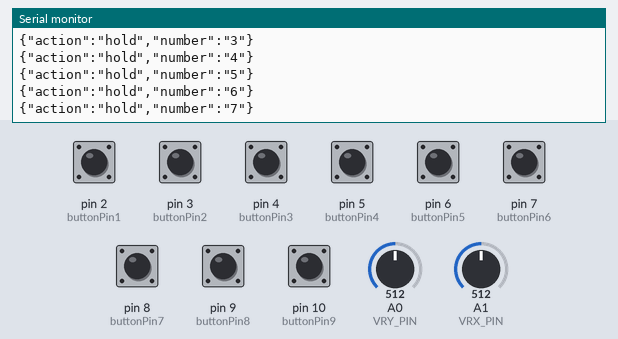
Bench run of a sketch on a simulated Arduino Uno, built with avr-gcc and run on an emulated ATmega328P. Parts: the last lines printed to the serial monitor. Inputs (shaded band) come from the test bench; at power-on: pin 2 (buttonPin1), pin 3 (buttonPin2), pin 4 (buttonPin3), pin 5 (buttonPin4), pin 6 (buttonPin5), pin 7 (buttonPin6), pin 8 (buttonPin7), pin 9 (buttonPin8), pin 10 (buttonPin9) LOW, A0 (VRY_PIN) = 512, A1 (VRX_PIN) = 512.

Above: at 1.2 s.
1.3 s: A0 (VRY_PIN) set to 390
At 1.47 s:
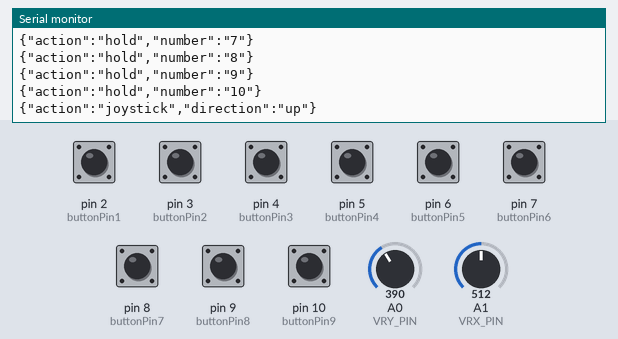
4.3 s: pin 2 (buttonPin1) pulled HIGH for 0.15 s
At 4.48 s:
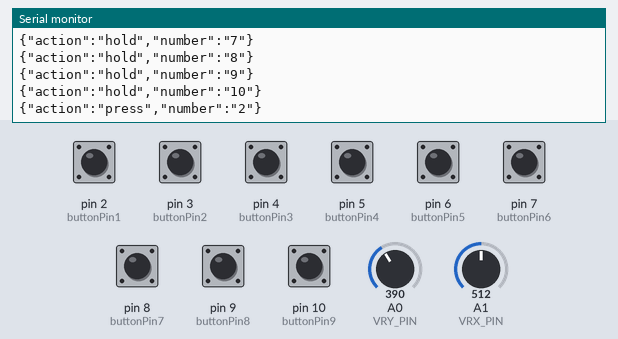
5.9 s: pin 3 (buttonPin2) pulled HIGH for 0.15 s
7.5 s: pin 4 (buttonPin3) pulled HIGH for 0.15 s
9.1 s: pin 6 (buttonPin5) pulled HIGH for 1 s
13.1 s: pin 5 (buttonPin4) pulled HIGH for 0.15 s
Timing chart, 0 to 16.1 s (numbered marks = the images above; inputs shaded):
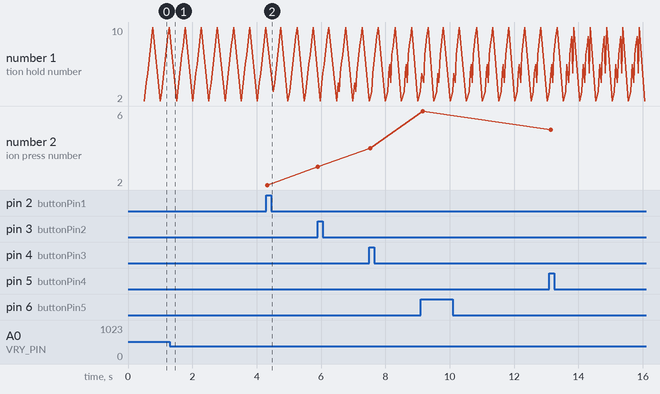

Measured:
- after the input at 1.3 s, the serial monitor: prints a new line at once (image 1)
- after the input at 4.3 s, the serial monitor: prints a new line at once (image 2)

The sketch:

ReadButtonInput.ino
```cpp
// Button Input Detection with Press/Hold Differentiation
// This program reads input from 4 buttons and differentiates between
// quick presses and long holds using timing thresholds

#define VRX_PIN  A1 // Arduino pin connected to VRX pin
#define VRY_PIN  A0 // Arduino pin connected to VRY pin
#define SW_PIN   2  // Arduino pin connected to SW  pin

#define LEFT_THRESHOLD  400
#define RIGHT_THRESHOLD 800
#define UP_THRESHOLD    400
#define DOWN_THRESHOLD  800

#define COMMAND_NO     0x00
#define COMMAND_LEFT   0x01
#define COMMAND_RIGHT  0x02
#define COMMAND_UP     0x04
#define COMMAND_DOWN   0x08

int xValue = 0 ; // To store value of the X axis
int yValue = 0 ; // To store value of the Y axis
int command = COMMAND_NO;
int lastCommand = COMMAND_NO; // Track the last command sent for debouncing

// Pin definitions for the 4 buttons
const int buttonPin1 = 2;  // Button 1 connected to digital pin 2
const int buttonPin2 = 3;  // Button 2 connected to digital pin 3
const int buttonPin3 = 4;  // Button 3 connected to digital pin 4
const int buttonPin4 = 5;  // Button 4 connected to digital pin 5
const int buttonPin5 = 6;  // Button 5 connected to digital pin 6
const int buttonPin6 = 7;  // Button 6 connected to digital pin 7
const int buttonPin7 = 8;  // Button 7 connected to digital pin 8
const int buttonPin8 = 9;  // Button 8 connected to digital pin 9
const int buttonPin9 = 10;  // Button 9 connected to digital pin 10

// Timing and state tracking variables
unsigned long buttonPressTime1 = 0;  // Stores when button 1 was pressed
unsigned long buttonPressTime2 = 0;  // Stores when button 2 was pressed
unsigned long buttonPressTime3 = 0;  // Stores when button 3 was pressed
unsigned long buttonPressTime4 = 0;  // Stores when button 4 was pressed
unsigned long buttonPressTime5 = 0;  // Stores when button 5 was pressed
unsigned long buttonPressTime6 = 0;  // Stores when button 6 was pressed
unsigned long buttonPressTime7 = 0;  // Stores when button 7 was pressed
unsigned long buttonPressTime8 = 0;  // Stores when button 8 was pressed
unsigned long buttonPressTime9 = 0;  // Stores when button 9 was pressed

// Button state tracking flags
bool buttonWasPressed1 = false;  // Tracks if button 1 was previously pressed
bool buttonWasPressed2 = false;  // Tracks if button 2 was previously pressed
bool buttonWasPressed3 = false;  // Tracks if button 3 was previously pressed
bool buttonWasPressed4 = false;  // Tracks if button 4 was previously pressed
bool buttonWasPressed5 = false;  // Tracks if button 5 was previously pressed
bool buttonWasPressed6 = false;  // Tracks if button 6 was previously pressed
bool buttonWasPressed7 = false;  // Tracks if button 7 was previously pressed
bool buttonWasPressed8 = false;  // Tracks if button 8 was previously pressed
bool buttonWasPressed9 = false;  // Tracks if button 9 was previously pressed

// Configuration
const unsigned long HOLD_THRESHOLD = 500;  // Time in milliseconds to consider a hold (500ms)

void setup()
{
  // Initialize serial communication at 9600 baud rate
  Serial.begin(9600);
  Serial.print("Hello");  // Initial connection message

  // Configure all button pins as inputs
  pinMode(buttonPin1, INPUT);
  pinMode(buttonPin2, INPUT);
  pinMode(buttonPin3, INPUT);
  pinMode(buttonPin4, INPUT);
  pinMode(buttonPin5, INPUT);
  pinMode(buttonPin6, INPUT);
  pinMode(buttonPin7, INPUT);
  pinMode(buttonPin8, INPUT);
  pinMode(buttonPin9, INPUT);
}

// ideally we only want to check the released event, pressed event is used to mainly track the hold time
// once release event comes we decide based on the hold time
void checkButton(int buttonPin, unsigned long &pressTime, bool &wasPressed, int buttonNumber) {
  int buttonState = digitalRead(buttonPin);  // Read current button state

  if (buttonState == LOW) {  // Button is pressed (LOW due to pull-up)
    if (!wasPressed) {  // Button was just pressed (transition from HIGH to LOW)
      pressTime = millis();  // Record the time of press
      wasPressed = true;     // Update state tracking
    } else {  // Button is being held down
      unsigned long currentTime = millis();
      // if held longer than the time we set as the threshold for considering it as a hold, send a hold event
      if (currentTime - pressTime >= HOLD_THRESHOLD) {  // Check if held long enough
        // Send hold event JSON
        Serial.println("{\"action\":\"hold\",\"number\":\"" + String(buttonNumber) + "\"}");
        pressTime = currentTime;  // Reset timer to prevent multiple hold messages
      }
    }
  // if released and lower than the time we set as the threshold for considering it as a hold, send a press event
  } else {  // Button is released (HIGH)
    if (wasPressed) {  // Button was just released (transition from LOW to HIGH)
      unsigned long pressDuration = millis() - pressTime;  // Calculate how long button was pressed
      if (pressDuration < HOLD_THRESHOLD) {  // If pressed for less than threshold
        // Send press event JSON
        Serial.println("{\"action\":\"press\",\"number\":\"" + String(buttonNumber) + "\"}");
      }
      wasPressed = false;  // Reset state tracking
    }
  }
}

void checkJoystick() {
  xValue = analogRead(VRX_PIN);
  yValue = analogRead(VRY_PIN);

  command = COMMAND_NO;

  if (xValue < LEFT_THRESHOLD)
    command = command | COMMAND_LEFT;
  else if (xValue > RIGHT_THRESHOLD)
    command = command | COMMAND_RIGHT;

  if (yValue < UP_THRESHOLD)
    command = command | COMMAND_UP;
  else if (yValue > DOWN_THRESHOLD)
    command = command | COMMAND_DOWN;

  // Debounce: Only log a new event if lastCommand was neutral (COMMAND_NO)
  if (lastCommand == COMMAND_NO && command != COMMAND_NO) {
    if (command & COMMAND_LEFT) {
      Serial.println("{\"action\":\"joystick\",\"direction\":\"left\"}");
    }
    if (command & COMMAND_RIGHT) {
      Serial.println("{\"action\":\"joystick\",\"direction\":\"right\"}");
    }
    if (command & COMMAND_UP) {
      Serial.println("{\"action\":\"joystick\",\"direction\":\"up\"}");
    }
    if (command & COMMAND_DOWN) {
      Serial.println("{\"action\":\"joystick\",\"direction\":\"down\"}");
    }
  }
  // Update lastCommand
  lastCommand = command;
}

void loop()
{
  // Check each button's state and generate appropriate events
  checkButton(buttonPin1, buttonPressTime1, buttonWasPressed1, 2);
  checkButton(buttonPin2, buttonPressTime2, buttonWasPressed2, 3);
  checkButton(buttonPin3, buttonPressTime3, buttonWasPressed3, 4);
  checkButton(buttonPin4, buttonPressTime4, buttonWasPressed4, 5);
  checkButton(buttonPin5, buttonPressTime5, buttonWasPressed5, 6);
  checkButton(buttonPin6, buttonPressTime6, buttonWasPressed6, 7);
  checkButton(buttonPin7, buttonPressTime7, buttonWasPressed7, 8);
  checkButton(buttonPin8, buttonPressTime8, buttonWasPressed8, 9);
  checkButton(buttonPin9, buttonPressTime9, buttonWasPressed9, 10);
  checkJoystick();
  delay(10);  // Small delay to prevent button bouncing and reduce CPU usage
}
```
